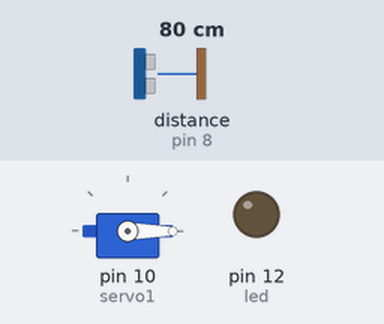
Recording of a sketch running on a simulated Arduino Uno, built with avr-gcc and run on an emulated ATmega328P. Shown: servo, output pins drawn as LEDs (lit = HIGH). Wiring (inferred from the names in the program): ultrasonic range finder: trigger pin 9; echo pin 8. The test bench sets the inputs (shaded band); at power-on: distance to the obstacle (sensor on pin 8) 80 cm. The echo pulse lasts 58.3 µs per cm; pins used as bus, display or sensor lines are not drawn; what the sketch prints to the serial monitor is not drawn.

Above: at 1.3 s.
1.4 s: distance to the obstacle (sensor on pin 8) set to 13 cm
2.9 s: distance to the obstacle (sensor on pin 8) set to 10 cm
At 4.3 s:
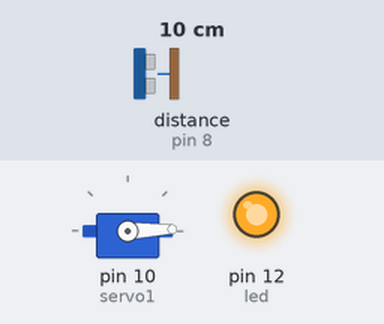
5.9 s: distance to the obstacle (sensor on pin 8) set to 18 cm
At 8.0 s:
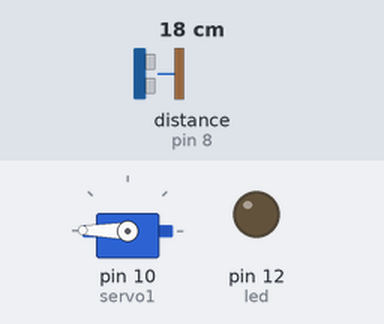
8.9 s: distance to the obstacle (sensor on pin 8) set to 2 cm
At 9.32 s:
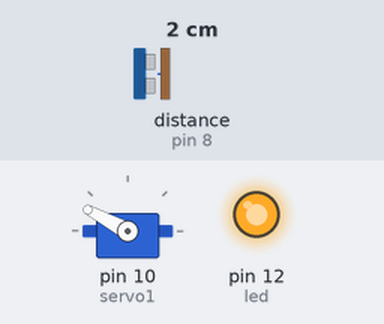
11.9 s: distance to the obstacle (sensor on pin 8) set to 35 cm
At 14.7 s:
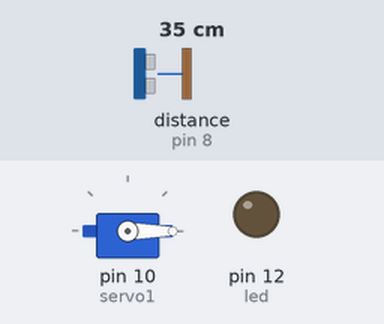
14.9 s: distance to the obstacle (sensor on pin 8) set to 4 cm
At 15.78 s:
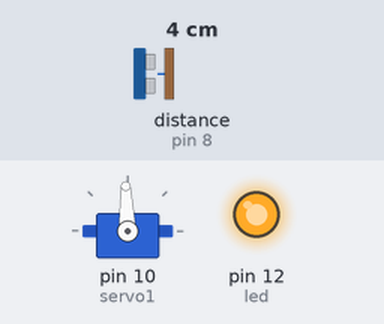
Timing chart, 0 to 18.9 s (numbered marks = the images above; inputs shaded):
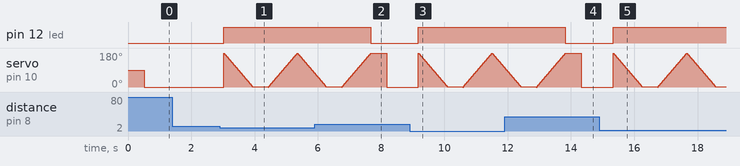

The sketch:

servo_motor_codes.ino
```cpp
#include <Servo.h>
Servo servo1;//Initialize Servo
int pos = 0;
#define trigPin 9 //initialize pin9 for HC-SR04 trigger pin
#define echoPin 8 //initialize pin9 for HC-SR04 Echo pin
#define led 12  //initialize pin12 for HC-SR04 LED pin
void setup() {
  Serial.begin (9600);
  servo1.attach(10);
  pinMode(trigPin, OUTPUT);// Define trigger pin as output
  pinMode(echoPin, INPUT);// Define echo pin as input
  pinMode(led, OUTPUT);// Define led pin as input
}
void loop()
{

  long duration, distance;
  digitalWrite(trigPin, LOW);
  delayMicroseconds(2);
  digitalWrite(trigPin, HIGH);
  delayMicroseconds(10);
  digitalWrite(trigPin, LOW);
  duration = pulseIn(echoPin, HIGH);
  distance = (duration / 2) / 29.1; // Calculate distance in CM
  if (distance <= 10)
  {
    Serial.print(distance);
    digitalWrite(led, HIGH);
    for (pos = 180; pos > 1; pos -= 1)// goes from 180 degrees to 0 degrees
    {
      servo1.write (pos); // tell servo to go to position in variable 'pos'
      delay (5); // waits 5ms for the servo to reach the position
    }
    digitalWrite(led, HIGH);
    Serial.println("cm : LED is on ");
    delay(500);
    for (pos = 0; pos < 180; pos += 1) // goes from 0 degrees to 180 degrees
    { // in steps of 1 degree
      servo1.write(pos);
      delay(5); // waits 5ms for the servo to reach the position

    }
  }
  else {
    Serial.print(distance);
    digitalWrite(led, LOW);
    Serial.println(" cm : LED is off ");
    delay(500);
    servo1.write(0); // waits 15ms for the servo to reach the position
  }
}
```

Measured:
- the behaviour switches between 12 and 11 cm on distance to the obstacle (sensor on pin 8) (found by bisection; images 0 and 1)
- after the input at 1.4 s, every drawn part: stays the same
- after the input at 2.9 s, pin 12 (led): LOW → HIGH after 0.12 s
- after the input at 5.9 s, pin 12 (led): HIGH → LOW after 1.8 s
- after the input at 8.9 s, pin 12 (led): LOW → HIGH after 0.28 s
- after the input at 11.9 s, pin 12 (led): HIGH → LOW after 1.9 s
- after the input at 14.9 s, pin 12 (led): LOW → HIGH after 0.43 s
